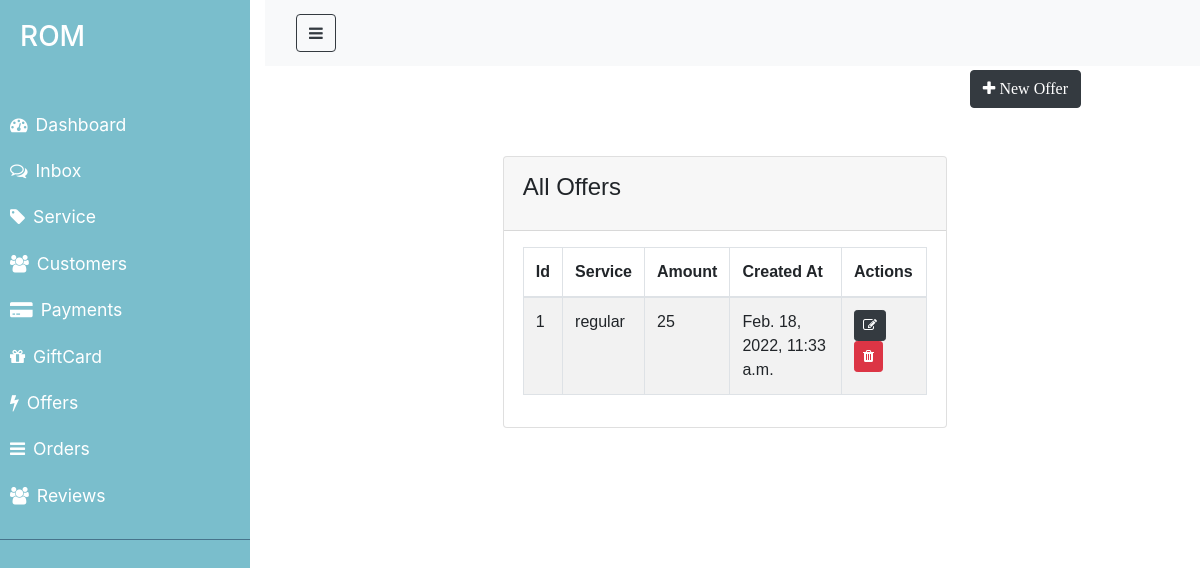
Page /offer_list/ on the committed database.
### ROM/models.py (models this page shows, shortened)
class Offer(models.Model):
    service_id= models.ForeignKey('Service',on_delete=models.CASCADE,blank=True,null=True)
    offer_amount=models.IntegerField(null=False, blank=False)
    start_date=models.DateTimeField()
    end_date=models.DateTimeField()
    created_at=models.DateTimeField(auto_now_add=True)
    updated_at= models.DateTimeField(auto_now=True)

class Service(models.Model):
    CATEGORY=(
        ('regular', 'regular'),
        ('commercial', 'commercial'),
        ('personalized','personalized'),
    )
    category=models.CharField(max_length=100, null=False, blank=False,choices=CATEGORY, default='regular')
    description=models.TextField(null=False, blank=False)
    customer_id=models.ForeignKey('Customer',on_delete=models.CASCADE, blank=True,null=True)
    rating=models.IntegerField(null=True, blank=True)
    created_at=models.DateTimeField(auto_now_add=True)
    updated_at= models.DateTimeField(auto_now=True)

### ROM/views.py (the view)
# urls.py: path('offer_list/',views.getOfferList, name= 'offer_list'),
def getOfferList(request):
   offers= Offer.objects.all()
   return render(request, 'ROM/admin/offer_list.html', {'offers': offers})

### ROM/templates/ROM/admin/offer_list.html (shortened to what this page needs)
{% extends 'ROM/admin/layouts/admin_master.html' %}
{% block content %}
<div class="container">
    <div class="row justify content-end my-5">
        <a href="#" class="btn btn-dark ml-auto" >
            <i class ="fa fa-plus" aria-hidden="true"> New Offer </i>
        </a>
    </div>
    <div class="row justify-content-center my-5">
        <div class="col-lg-8">
            <div class="card">
                <div class="card-header">
                    <h4 class="card-title">All Offers</h4>
                </div>
                <div class="card-body">
                    <table class="table table-hover table-bordered table-striped">
                        <thead>
                            <tr>
                                <th>Id</th>
                                <th>Service</th>
                                <th>Amount</th>
                                <th>Created At</th>
                                <th>Actions</th>
                            </tr>
                        </thead>
                        <tbody>
                            {% for object in offers %}
                               <tr>
                                   <td>{{object.id}}</td>
                                   <td>{{object.service_id.category}}</td>
                                   <td>{{object.offer_amount}}</td>
                                   <td>{{object.created_at}}</td>
                                   <td>
                                       <a href="{% url 'update_offer' object.id %}"
                                        class="btn btn-dark btn-sm">
                                         <i class="fa fa-edit"></i>
                                       </a>
                                       <a href="{% url 'delete_offer' object.id %}"
                                        class="btn btn-danger btn-sm">
                                         <i class="fa fa-trash"></i>
                                       </a>
                                   </td>
                               </tr>
                            {% endfor %}
                        </tbody>
                    </table>
                </div>
            </div>
        </div>
    </div>
</div>
{% endblock %}

### ROM/static/css/admin.css (style rules this page uses)
* { padding: 0; margin: 0; box-sizing: border-box; }
.container { max-width: 80%; margin: 0 auto; font-family: sans-serif; }
a, a:hover, a:focus { color: inherit; text-decoration: none; transition: all 0.3s; }
body { background: color #ebeff5;; }
*, *::before, *::after { margin: 0; padding: 0; box-shadow: border-box; }
.card > * { padding: 1rem 1.2rem; }

### rows in the picture
Offer: id "1", service_id.category "regular", offer_amount "25", created_at "Feb. 18, 2022, 11:33 a.m."
